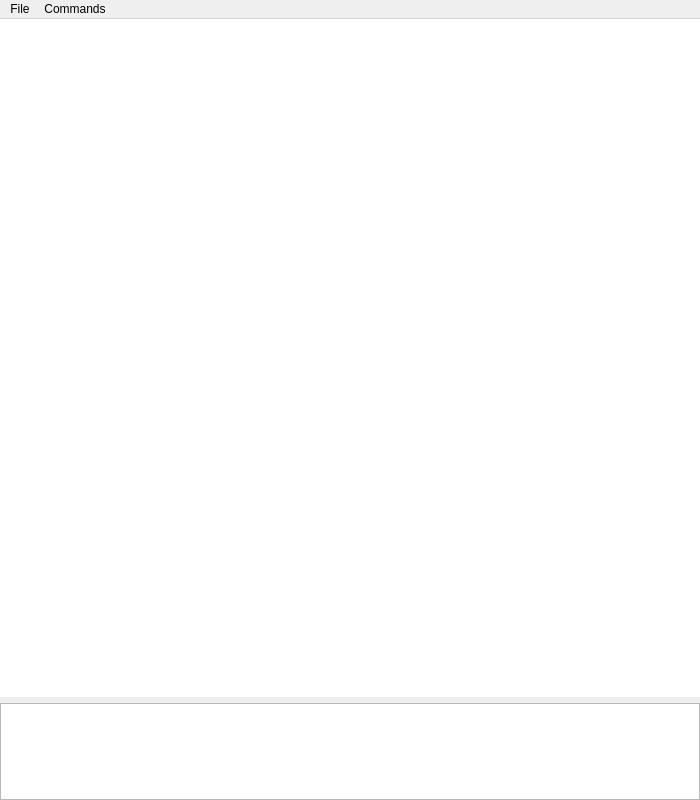
<?xml version="1.0" encoding="UTF-8"?>
<ui version="4.0">
 <class>appwindow</class>
 <widget class="QMainWindow" name="appwindow">
  <property name="geometry">
   <rect>
    <x>0</x>
    <y>0</y>
    <width>700</width>
    <height>800</height>
   </rect>
  </property>
  <property name="windowTitle">
   <string>MainWindow</string>
  </property>
  <widget class="QWidget" name="mwindow">
   <layout class="QVBoxLayout" name="verticalLayout_2">
    <property name="leftMargin">
     <number>0</number>
    </property>
    <property name="topMargin">
     <number>0</number>
    </property>
    <property name="rightMargin">
     <number>0</number>
    </property>
    <property name="bottomMargin">
     <number>0</number>
    </property>
    <item>
     <layout class="QGridLayout" name="gridLayout" rowstretch="7,1">
      <item row="0" column="0">
       <widget class="QTextEdit" name="textedit">
        <property name="sizePolicy">
         <sizepolicy hsizetype="Expanding" vsizetype="Expanding">
          <horstretch>0</horstretch>
          <verstretch>0</verstretch>
         </sizepolicy>
        </property>
        <property name="font">
         <font>
          <pointsize>10</pointsize>
         </font>
        </property>
        <property name="frameShape">
         <enum>QFrame::NoFrame</enum>
        </property>
       </widget>
      </item>
      <item row="1" column="0">
       <widget class="QTextBrowser" name="textBrowser">
        <property name="sizePolicy">
         <sizepolicy hsizetype="Expanding" vsizetype="Expanding">
          <horstretch>0</horstretch>
          <verstretch>0</verstretch>
         </sizepolicy>
        </property>
       </widget>
      </item>
     </layout>
    </item>
   </layout>
  </widget>
  <widget class="QMenuBar" name="menuBar">
   <property name="geometry">
    <rect>
     <x>0</x>
     <y>0</y>
     <width>700</width>
     <height>26</height>
    </rect>
   </property>
   <widget class="QMenu" name="menuFile">
    <property name="title">
     <string>File</string>
    </property>
    <addaction name="actionSave"/>
    <addaction name="actionSave_as"/>
    <addaction name="actionOpen"/>
   </widget>
   <widget class="QMenu" name="menucommands">
    <property name="title">
     <string>Commands</string>
    </property>
    <addaction name="actionRun"/>
    <addaction name="actionStop"/>
    <addaction name="actionContinue"/>
   </widget>
   <addaction name="menuFile"/>
   <addaction name="menucommands"/>
  </widget>
  <action name="actionSave">
   <property name="text">
    <string>Save</string>
   </property>
   <property name="shortcut">
    <string>Ctrl+S</string>
   </property>
  </action>
  <action name="actionSave_as">
   <property name="text">
    <string>Save as</string>
   </property>
  </action>
  <action name="actionOpen">
   <property name="text">
    <string>Open</string>
   </property>
   <property name="shortcut">
    <string>Ctrl+O</string>
   </property>
  </action>
  <action name="actionRun">
   <property name="text">
    <string>Run</string>
   </property>
   <property name="shortcut">
    <string>Shift+F5</string>
   </property>
  </action>
  <action name="actionStop">
   <property name="text">
    <string>Stop</string>
   </property>
  </action>
  <action name="actionContinue">
   <property name="text">
    <string>Continue</string>
   </property>
  </action>
 </widget>
 <resources/>
 <connections/>
</ui>
